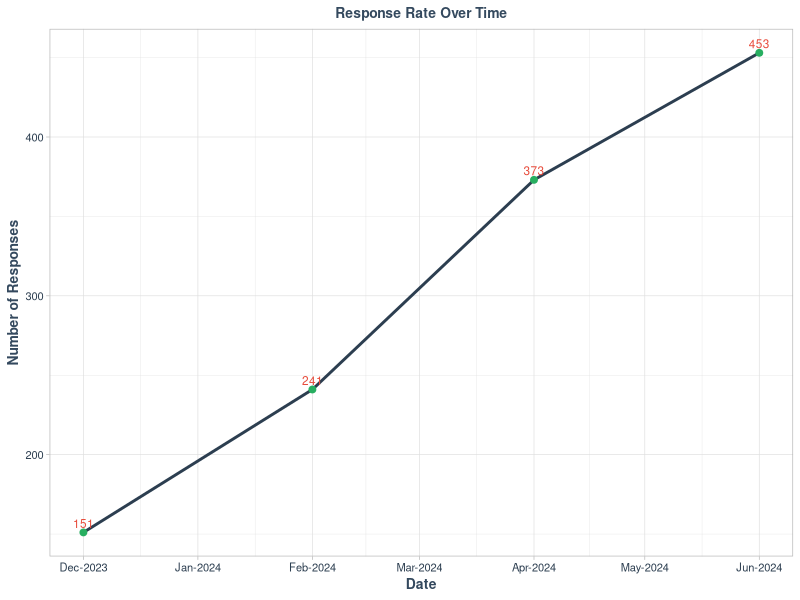

This figure's R source:
## ---- chunk 1
library(ggplot2)

data <- data.frame(
  Date = c("Dec-2023", "Feb-2024", "Apr-2024", "Jun-2024"),
  Responses = c(151, 241, 373, 453)
)

data$Date <- as.Date(paste("01-", data$Date, sep=""), format="%d-%b-%Y")

ggplot(data, aes(x = Date, y = Responses)) +
  geom_line(color = "#2c3e50", size = 1) +
  geom_point(color = "#27ae60", size = 2) +
  geom_text(aes(label = Responses), vjust = -0.5, color = "#e74c3c", size = 3) +  # Changed color to bright green
  labs(title = "Response Rate Over Time",
       x = "Date",
       y = "Number of Responses") +
  scale_x_date(date_labels = "%b-%Y", date_breaks = "1 month") +
  theme_light(base_size = 10) +
  theme(
    plot.title = element_text(hjust = 0.5, face = "bold", size = 10, color = "#34495e"),
    axis.title = element_text(face = "bold", size = 10, color = "#34495e"),
    axis.text = element_text(color = "#2c3e50")
  )
